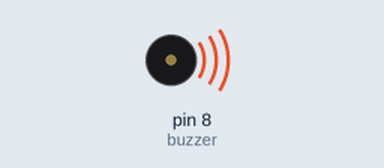
Recording of a sketch running on a simulated Arduino Uno, built with avr-gcc and run on an emulated ATmega328P. On the bench: buzzer (waves = sounding).

Above: at 0.2 s.
Timing chart, 0 to 130.0 s (numbered marks = the images above):
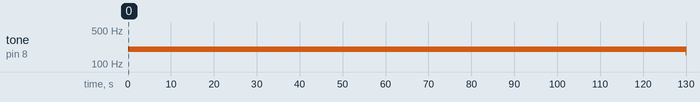

Measured:
- by itself, tone on pin 8 (buzzer): silent → 200 Hz at 0.10 s, → 170 Hz 130 s later

The sketch:

17_array.ino
```cpp
const int buzzer = 8; //porta do buzzer digital
const int variation[] = {150, 170, 190, 200};
void setup() {

  pinMode(buzzer, OUTPUT);
  pinMode(buzzer, LOW);//inicia desliado
  Serial.println("Iniciando ....");
  delay(100);
}

void loop() {

  for(int i=0; i <=3; i++ ){
      tone(buzzer, variation[i]);

  }


}
```
